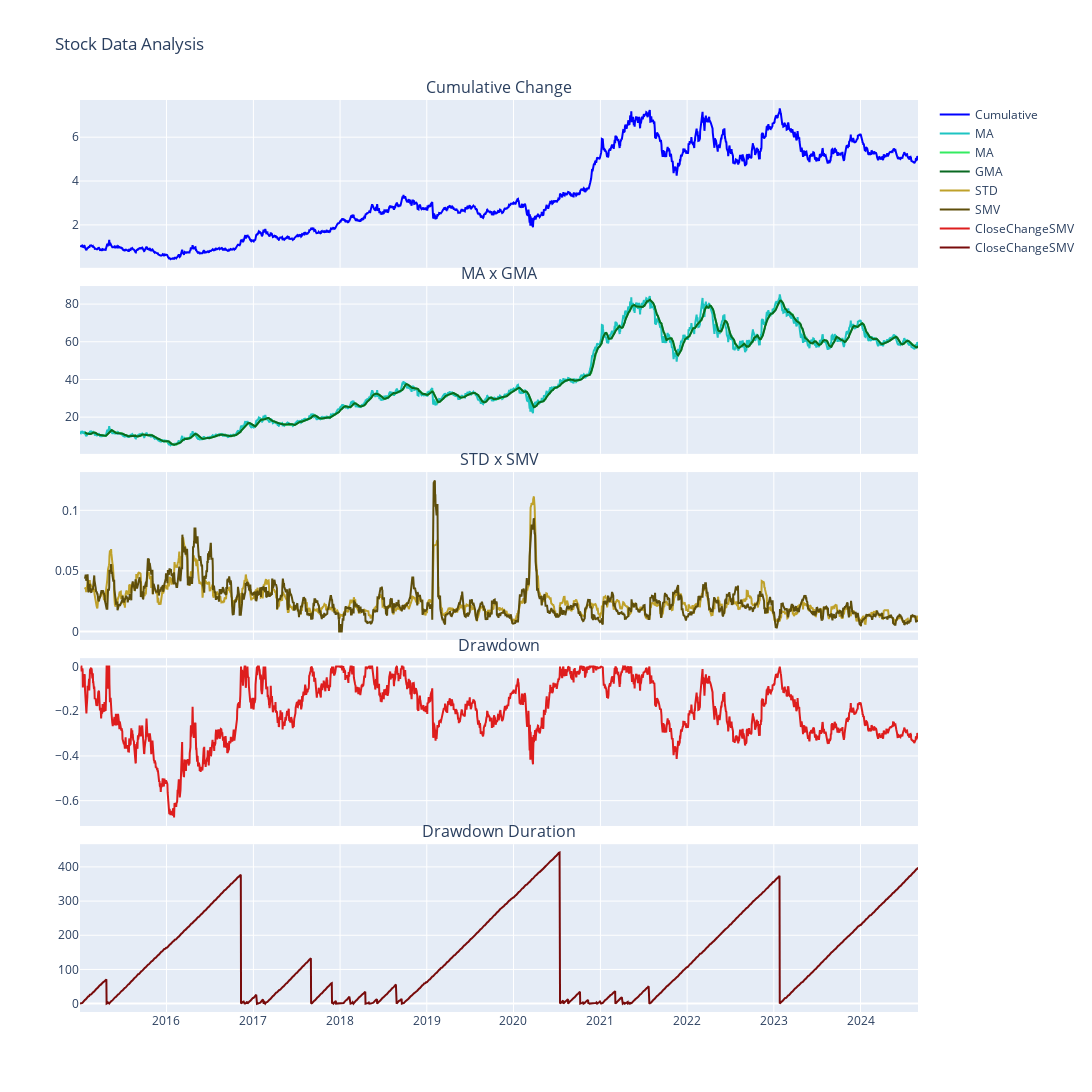

The notebook cell saved with this chart:
### Code cell
plot_df = out[(out.Ticker == 'VALE3.SA')].copy()
plot_df.set_index('Date',inplace=True)

fig = go.Figure()
fig = make_subplots(rows=5, cols=1, shared_xaxes=True,row_heights=[0.2, 0.2 ,0.2, 0.2,0.2],vertical_spacing=0.02,
                subplot_titles=('Cumulative Change', 'MA x GMA', 'STD x SMV','Drawdown','Drawdown Duration'))

# Add first subplot (CloseChange)
fig.add_trace(go.Scatter(x=plot_df.index, y=plot_df['CloseChangeCumulative'],
                         mode='lines',
                         name='Cumulative',
                         line=dict(color='blue'),
                         hoverinfo='x+y'),
              row=1, col=1)

# Add second subplot (CloseChangeSTD)
fig.add_trace(go.Scatter(x=plot_df.index, y=plot_df['Adj Close'],
                         mode='lines',
                         name='MA',
                         line=dict(color='#1dc4c2'),
                         hoverinfo='x+y'),
              row=2, col=1)

fig.add_trace(go.Scatter(x=plot_df.index, y=plot_df['CloseChangeMA'],
                         mode='lines',
                         name='MA',
                         line=dict(color='#34eb61'),
                         hoverinfo='x+y'),
              row=2, col=1)

fig.add_trace(go.Scatter(x=plot_df.index, y=plot_df['CloseChangeGMA'],
                         mode='lines',
                         name='GMA',
                         line=dict(color='#096921'),
                         hoverinfo='x+y'),
              row=2, col=1)

fig.add_trace(go.Scatter(x=plot_df.index, y=plot_df['CloseChangeSTD'],
                         mode='lines',
                         name='STD',
                         line=dict(color='#bfa12a'),
                         hoverinfo='x+y'),
              row=3, col=1)

fig.add_trace(go.Scatter(x=plot_df.index, y=plot_df['CloseChangeSMV'],
                         mode='lines',
                         name='SMV',
                         line=dict(color='#5e4e0b'),
                         hoverinfo='x+y'),
              row=3, col=1)

fig.add_trace(go.Scatter(x=plot_df.index, y=plot_df['DrawdownMoving'],
                         mode='lines',
                         name='CloseChangeSMV',
                         line=dict(color='#de1d1d'),
                         hoverinfo='x+y'),
              row=4, col=1)

fig.add_trace(go.Scatter(x=plot_df.index, y=plot_df['DrawdownDuration'],
                         mode='lines',
                         name='CloseChangeSMV',
                         line=dict(color='#780b0b'),
                         hoverinfo='x+y'),
              row=5, col=1)

# Update layout for subplots
fig.update_layout(
    title='Stock Data Analysis',
    height=1200,
    width=1600,
    showlegend=True
)

# Adjust layout for subplots
fig.update_layout(
    grid=dict(rows=3, columns=1),
)

# Show the figure
fig.show()

### Figure 1 — Plotly figure (JSON) as saved in the notebook; plotly's stock layout.template omitted (floating-point values rounded to 4 significant figures; data arrays with more than 128 entries replaced by an {"elided": "..."} marker saying what was removed)
{"data": [{"hoverinfo": "x+y", "line": {"color": "blue"}, "mode": "lines", "name": "Cumulative", "type": "scatter", "x": {"elided": "2405 str values"}, "xaxis": "x", "y": {"elided": "2405 float values"}, "yaxis": "y"}, {"hoverinfo": "x+y", "line": {"color": "#1dc4c2"}, "mode": "lines", "name": "MA", "type": "scatter", "x": {"elided": "2405 str values"}, "xaxis": "x2", "y": {"elided": "2405 float values"}, "yaxis": "y2"}, {"hoverinfo": "x+y", "line": {"color": "#34eb61"}, "mode": "lines", "name": "MA", "type": "scatter", "x": {"elided": "2405 str values"}, "xaxis": "x2", "y": {"elided": "2405 float values"}, "yaxis": "y2"}, {"hoverinfo": "x+y", "line": {"color": "#096921"}, "mode": "lines", "name": "GMA", "type": "scatter", "x": {"elided": "2405 str values"}, "xaxis": "x2", "y": {"elided": "2405 float values"}, "yaxis": "y2"}, {"hoverinfo": "x+y", "line": {"color": "#bfa12a"}, "mode": "lines", "name": "STD", "type": "scatter", "x": {"elided": "2405 str values"}, "xaxis": "x3", "y": {"elided": "2405 float values"}, "yaxis": "y3"}, {"hoverinfo": "x+y", "line": {"color": "#5e4e0b"}, "mode": "lines", "name": "SMV", "type": "scatter", "x": {"elided": "2405 str values"}, "xaxis": "x3", "y": {"elided": "2405 float values"}, "yaxis": "y3"}, {"hoverinfo": "x+y", "line": {"color": "#de1d1d"}, "mode": "lines", "name": "CloseChangeSMV", "type": "scatter", "x": {"elided": "2405 str values"}, "xaxis": "x4", "y": {"elided": "2405 float values"}, "yaxis": "y4"}, {"hoverinfo": "x+y", "line": {"color": "#780b0b"}, "mode": "lines", "name": "CloseChangeSMV", "type": "scatter", "x": {"elided": "2405 str values"}, "xaxis": "x5", "y": {"elided": "2405 int values"}, "yaxis": "y5"}], "layout": {"annotations": [{"font": {"size": 16}, "showarrow": false, "text": "Cumulative Change", "x": 0.5, "xanchor": "center", "xref": "paper", "y": 1, "yanchor": "bottom", "yref": "paper"}, {"font": {"size": 16}, "showarrow": false, "text": "MA x GMA", "x": 0.5, "xanchor": "center", "xref": "paper", "y": 0.796, "yanchor": "bottom", "yref": "paper"}, {"font": {"size": 16}, "showarrow": false, "text": "STD x SMV", "x": 0.5, "xanchor": "center", "xref": "paper", "y": 0.592, "yanchor": "bottom", "yref": "paper"}, {"font": {"size": 16}, "showarrow": false, "text": "Drawdown", "x": 0.5, "xanchor": "center", "xref": "paper", "y": 0.388, "yanchor": "bottom", "yref": "paper"}, {"font": {"size": 16}, "showarrow": false, "text": "Drawdown Duration", "x": 0.5, "xanchor": "center", "xref": "paper", "y": 0.184, "yanchor": "bottom", "yref": "paper"}], "grid": {"columns": 1, "rows": 3}, "height": 1200, "showlegend": true, "title": {"text": "Stock Data Analysis"}, "width": 1600, "xaxis": {"anchor": "y", "domain": [0, 1], "matches": "x5", "showticklabels": false}, "xaxis2": {"anchor": "y2", "domain": [0, 1], "matches": "x5", "showticklabels": false}, "xaxis3": {"anchor": "y3", "domain": [0, 1], "matches": "x5", "showticklabels": false}, "xaxis4": {"anchor": "y4", "domain": [0, 1], "matches": "x5", "showticklabels": false}, "xaxis5": {"anchor": "y5", "domain": [0, 1]}, "yaxis": {"anchor": "x", "domain": [0.816, 1]}, "yaxis2": {"anchor": "x2", "domain": [0.612, 0.796]}, "yaxis3": {"anchor": "x3", "domain": [0.408, 0.592]}, "yaxis4": {"anchor": "x4", "domain": [0.204, 0.388]}, "yaxis5": {"anchor": "x5", "domain": [0, 0.184]}}}
